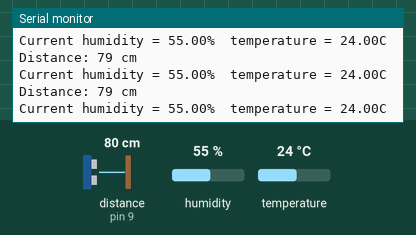
Simulated run of this sketch. Board: Arduino Uno, built with avr-gcc and run on an emulated ATmega328P. On the bench: the last lines printed to the serial monitor. Wiring (inferred from the names in the program): ultrasonic range finder: trigger pin 8; echo pin 9. Inputs (shaded band) come from the test bench; at power-on: distance to the obstacle (sensor on pin 9) 80 cm, humidity 55 %, temperature 24 °C. The echo pulse lasts 58.3 µs per cm.

Above: at 2.7 s.
2.8 s: distance to the obstacle (sensor on pin 9) set to 2 cm
At 2.8 s:
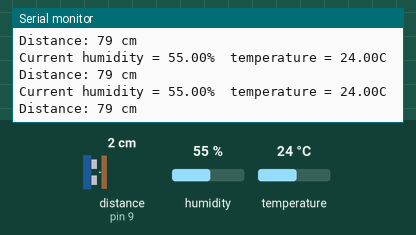
5.8 s: distance to the obstacle (sensor on pin 9) set to 18 cm
At 5.86 s:
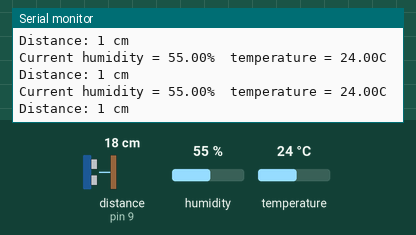
8.8 s: distance to the obstacle (sensor on pin 9) set to 4 cm
At 8.83 s:
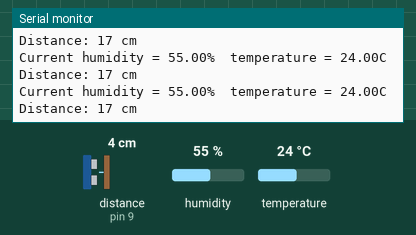
11.8 s: humidity set to 22 %
At 11.83 s:
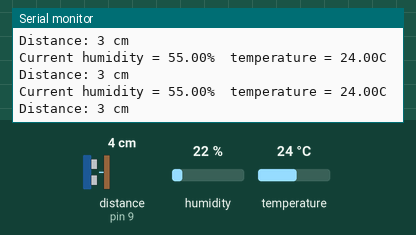
14.8 s: distance to the obstacle (sensor on pin 9) set to 120 cm
At 14.83 s:
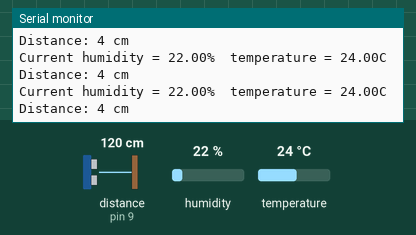
17.8 s: temperature set to 12 °C
At 17.84 s:
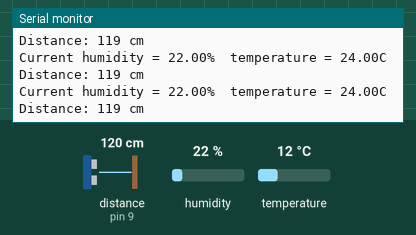
Timing chart, 0 to 20.8 s (numbered marks = the images above; inputs shaded):
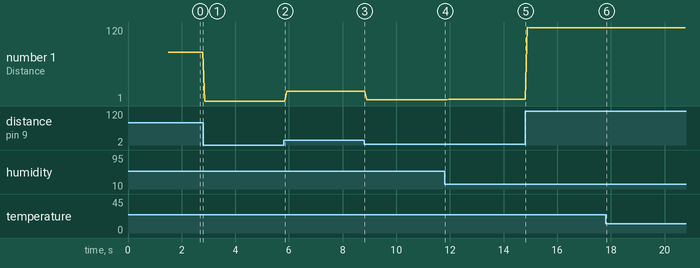

The sketch:

Project_Arduino_code.ino
```cpp
#include "dht.h"
#include <SoftwareSerial.h>
#define dht_apin A0 // Analog Pin sensor is connected to
#define trigPin 8
#define echoPin 9
SoftwareSerial BTserial(10, 11); // RX | TX

dht DHT;

// defines variables
long duration;
int distance;
void setup() {
  pinMode(trigPin, OUTPUT); // Sets the trigPin as an Output
  pinMode(echoPin, INPUT); // Sets the echoPin as an Input
  delay(500);//Wait for system to boot up
  Serial.println("DHT11 Humidity & temperature Sensor\n\n");
  Serial.begin(9600); // Starts the serial communication
  BTserial.begin(9600);
  delay(1000);//Wait before accessing the sensor
}
void loop() {
  // Clears the trigPin
  digitalWrite(trigPin, LOW);
  delayMicroseconds(2);
  // Sets the trigPin on HIGH state for 10 micro seconds
  digitalWrite(trigPin, HIGH);
  delayMicroseconds(10);
  digitalWrite(trigPin, LOW);
  // Reads the echoPin, returns the sound wave travel time in microseconds
  duration = pulseIn(echoPin, HIGH);
  // Calculating the distance
  distance = (duration/2) / 29.1;
  // Prints the distance on the Serial Monitor
  Serial.print("Distance: ");
  Serial.print(distance);
  Serial.println(" cm");
  DHT.read11(dht_apin);
  Serial.print("Current humidity = ");
  Serial.print(DHT.humidity);
  Serial.print("%  ");
  Serial.print("temperature = ");
  Serial.print(DHT.temperature);
  Serial.println("C  ");
  //delay(3000);// Must wait at least 3 seconds before accessing DHT11
  BTserial.print(DHT.humidity);
  BTserial.print(",");
  BTserial.print(DHT.temperature);
  BTserial.print(",");
  BTserial.print(distance);
  BTserial.print(",");
}
```

Measured:
- plotted number 1: 79 → 1 after the input at 2.8 s, 1 → 17 after the input at 5.8 s, 17 → 3 after the input at 8.8 s, 3 → 4 after the input at 11.8 s, 4 → 119 after the input at 14.8 s
